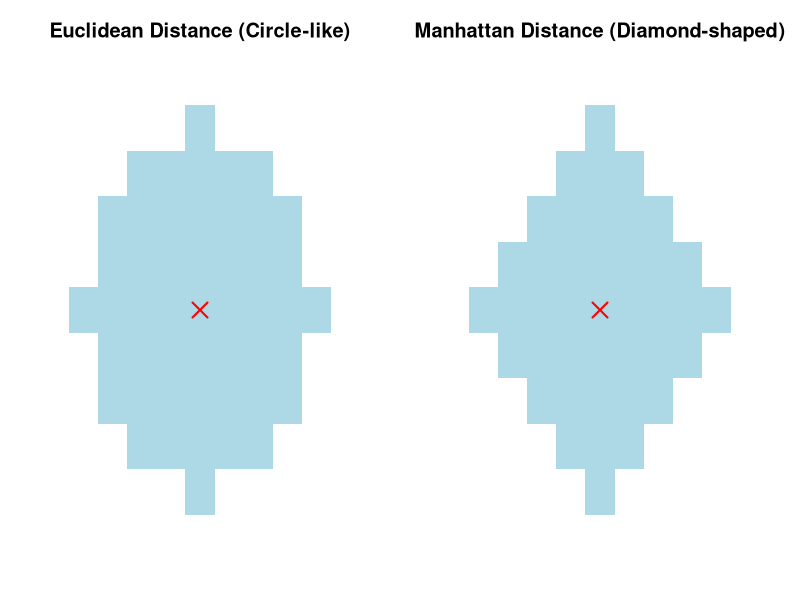

R code for this plot:
# Parameters
grid_size <- 11
bmu_x <- 6
bmu_y <- 6
radius <- 4

# Create matrices for distances
euclidean_matrix <- matrix(0, nrow = grid_size, ncol = grid_size)
manhattan_matrix <- matrix(0, nrow = grid_size, ncol = grid_size)

for (x in 1:grid_size) {
  for (y in 1:grid_size) {
    euclidean_matrix[x, y] <- sqrt((x - bmu_x)^2 + (y - bmu_y)^2)
    manhattan_matrix[x, y] <- abs(x - bmu_x) + abs(y - bmu_y)
  }
}

# Logical matrices for neighbors
euclidean_neighbors <- euclidean_matrix <= radius
manhattan_neighbors <- manhattan_matrix <= radius

# Plot side-by-side
par(mfrow = c(1, 2), mar = c(2, 2, 3, 2))

# Euclidean
image(
  t(apply(euclidean_neighbors, 2, rev)),
  col = c("white", "lightblue"),
  axes = FALSE,
  main = "Euclidean Distance (Circle-like)"
)
points((bmu_x - 1) / (grid_size - 1), (bmu_y - 1) / (grid_size - 1),
       pch = 4, col = "red", cex = 2, lwd = 2)

# Manhattan
image(
  t(apply(manhattan_neighbors, 2, rev)),
  col = c("white", "lightblue"),
  axes = FALSE,
  main = "Manhattan Distance (Diamond-shaped)"
)
points((bmu_x - 1) / (grid_size - 1), (bmu_y - 1) / (grid_size - 1),
       pch = 4, col = "red", cex = 2, lwd = 2)
